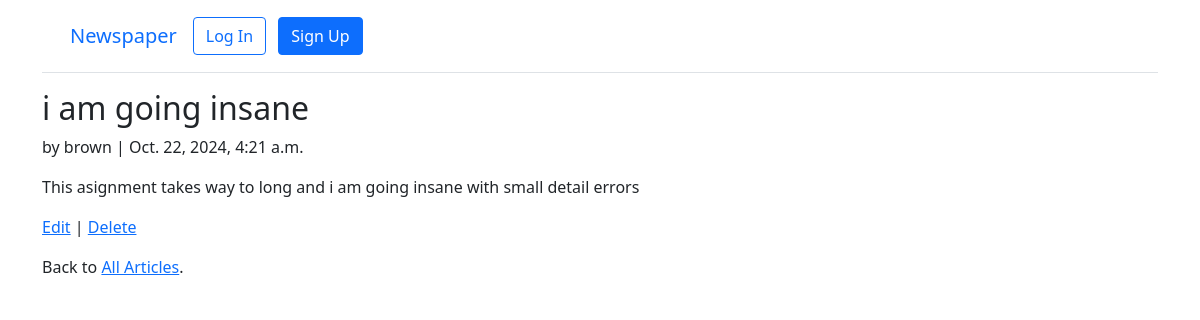
The app's page /articals/2/ with its own data.
### articals/models.py (models this page shows, shortened)
class Article(models.Model):
    title = models.CharField(max_length=255)
    body = models.TextField()
    date = models.DateTimeField(auto_now_add=True)
    author = models.ForeignKey(
        settings.AUTH_USER_MODEL,
        on_delete=models.CASCADE,
    )

### accounts/models.py (models this page shows)
class CustomUser(AbstractUser):
    age = models.PositiveIntegerField(null=True, blank = True)

### articals/views.py (the view)
# urls.py: path("<int:pk>/", ArticleDetailView.as_view(), name="article_detail"),
class ArticleDetailView(DetailView):  # new
    model = Article
    template_name = "artical_detail.html"

### Templates/artical_detail.html
{% extends "base.html" %}
{% block content %}
<div class="article-entry">
  <h2>{{ object.title }}</h2>
  <p>by {{ object.author }} | {{ object.date }}</p>
  <p>{{ object.body }}</p>
</div>
<p><a href="{% url 'article_edit' article.pk %}">Edit</a> |
  <a href="{% url 'article_delete' article.pk %}">Delete</a></p>
<p>Back to <a href="{% url 'article_list' %}">All Articles</a>.</p>
{% endblock content %}

### records on screen
Article: title "i am going insane", author "brown", date "Oct. 22, 2024, 4:21 a.m.", body "This asignment takes way to long and i am going insane with small detail errors"
